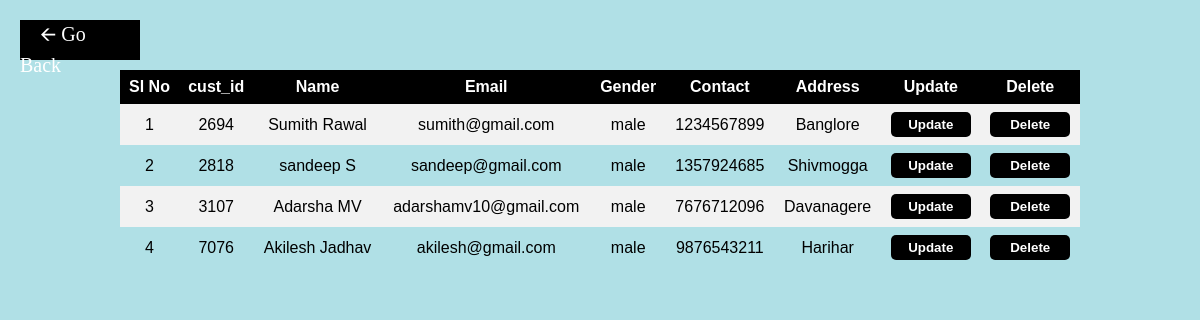
Screenshot of /viewcust.php with the database file from the repository.
### tables this page shows
CREATE TABLE `addcust` (
  `cust_id` int(11) NOT NULL,
  `Firstname` varchar(30) DEFAULT NULL,
  `Lastname` varchar(30) DEFAULT NULL,
  `email` varchar(30) DEFAULT NULL,
  `gender` varchar(15) DEFAULT NULL,
  `phone` varchar(15) DEFAULT NULL,
  `address` varchar(30) DEFAULT NULL
);

### viewcust.php (the view, shortened to what this page needs)
<html>
<head>
    <link rel="stylesheet" href="https://cdnjs.cloudflare.com/ajax/libs/font-awesome/5.15.3/css/all.min.css"/>
    <link rel="stylesheet" href="css/viewcust.css">
</head>
<body>
<div class="home_navigator">
  	<div class="link">
          <a href="addCust.php">🡨 Go Back</a>
    </div>
  </div>
<table>
    <tr>
        <th align = "center">Sl No</th>
        <th align = "center">cust_id</th>
        <th align = "center">Name</th>
        <th align = "center">Email</th>
        <th align = "center">Gender</th>
        <th align = "center">Contact</th>
        <th align = "center">Address</th>
        <th align = "center">Update</th>
        <th align = "center">Delete</th>
    </tr>
    <?php
    $db = new mysqli('localhost', 'root', '', 'droame')
       or die("Error connecting to database!");
    $sql = "SELECT * from addcust";
    $results = $db->query($sql);
    $i = 1;
    while($row = $results->fetch_assoc()) {
        echo "
        <tr>
            <td>".$i."</td>
            <td>".$row['cust_id']."</td>
            <td>".$row['Firstname'] , ' ' . $row['Lastname']."</td>
            <td>".$row['email']."</td>
             <td>".$row['gender']."</td>
                <td>".$row['phone']."</td>
                <td>".$row['address']."</td>
            <td><button> <a href='update.php?id=$row[cust_id]'>Update
         </a></button></td>
         <td><button> <a href='deleteCust.php?id=$row[cust_id]'>Delete
         </a></button></td>
            ";?>
        </tr>
        <?php
        $i++;
    }
?>
</table>
</body>
</html>

### css/viewcust.css (style rules this page uses)
* { padding: 0; margin: 0; text-decoration: none; list-style: none; box-sizing: border-box; }
body { font-family: montserrat; background-color: powderblue; }
table { margin: 0px; margin-top: 10px; border-collapse: collapse; width: 80%; margin-left:auto; margin-right:auto; font-family: 'Montserrat', sans-serif; }
th, td { text-align: center; padding: 8px; }
tr:nth-child(even) { background-color: #f2f2f2 }
th { background-color: black; color: white; }
td button { background-color: #000; color: white; font-weight: bold; padding: 5px; border-radius: 5px; border: 0px solid #1976d2; width:80px; }
td button a { text-decoration: none; color:white; }
.home_navigator { background-color: #000; width: 10%; color: white; height: 40px; margin-top: 20px; margin-left: 20px; }
.home_navigator a { text-decoration: none; font-size: 20px; color: #fff; padding:20px; }

### rows the page displays
addcust: cust_id "2694", Firstname "Sumith", Lastname "Rawal", email "sumith@gmail.com", gender "male", phone "1234567899", address "Banglore"
addcust: cust_id "2818", Firstname "sandeep", Lastname "S", email "sandeep@gmail.com", gender "male", phone "1357924685", address "Shivmogga"
addcust: cust_id "3107", Firstname "Adarsha", Lastname "MV", email "adarshamv10@gmail.com", gender "male", phone "7676712096", address "Davanagere"
addcust: cust_id "7076", Firstname "Akilesh", Lastname "Jadhav", email "akilesh@gmail.com", gender "male", phone "9876543211", address "Harihar"
